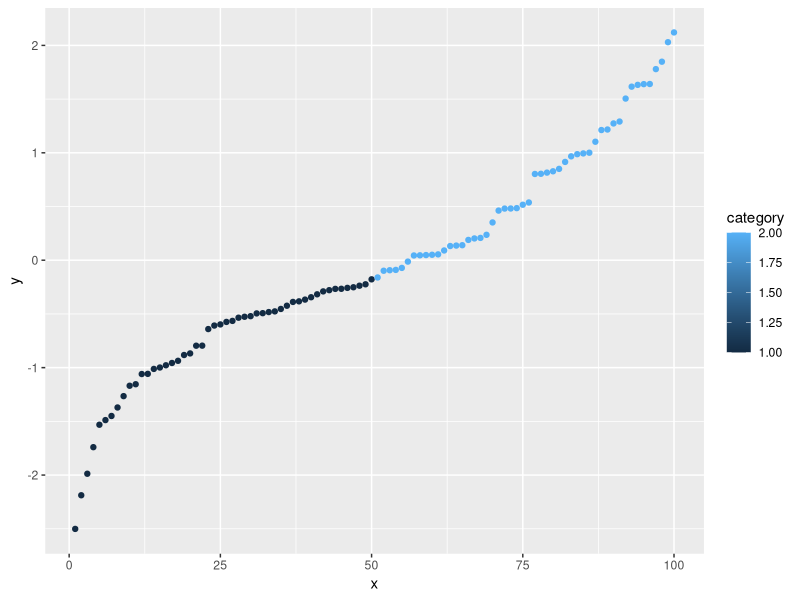
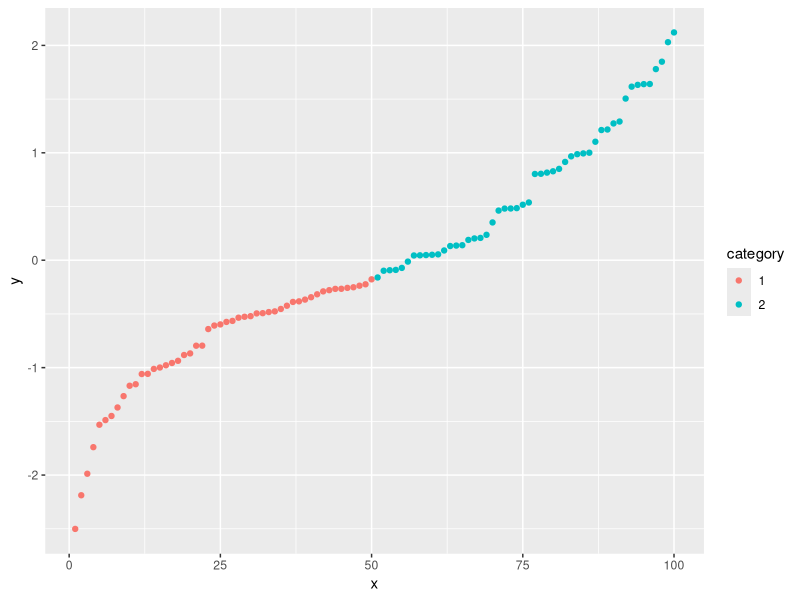
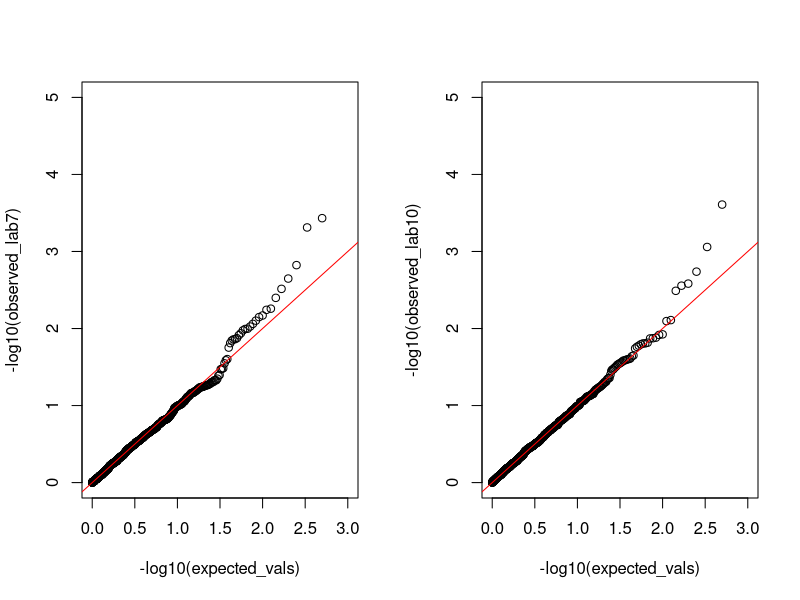
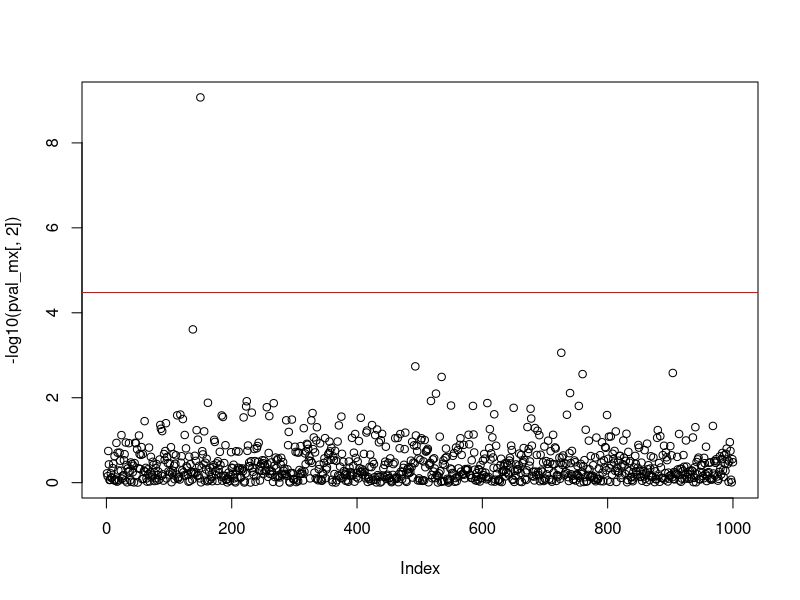
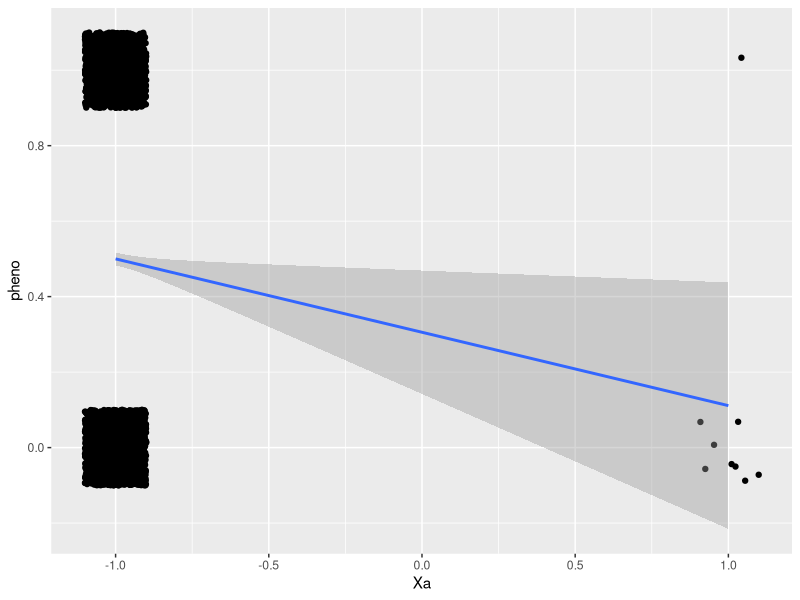
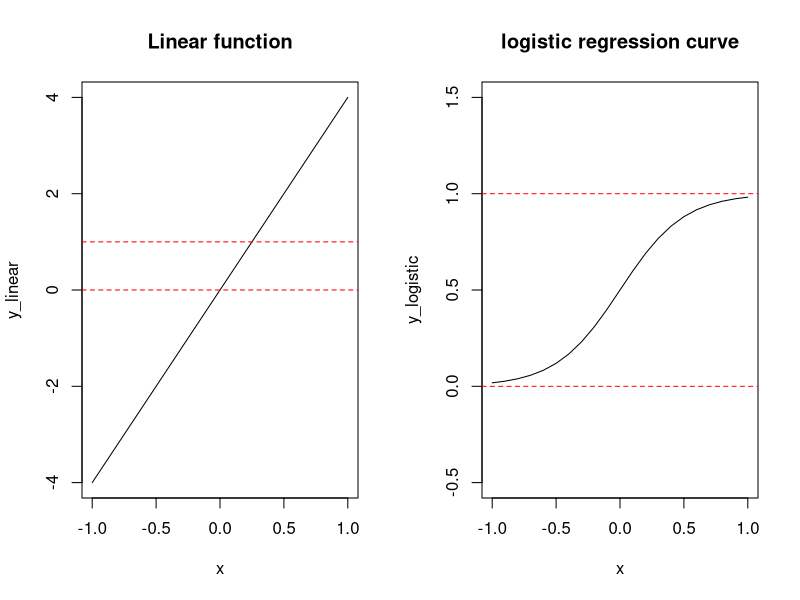

Recreate these plots in R, in order. (Note: this script raises an error after producing the figures.)
## ---- chunk 1
library(knitr)
knitr::opts_chunk$set(tidy.opts=list(width.cutoff=60),tidy=FALSE, echo = TRUE)
library(ggplot2)
library(MASS)
## ---- chunk 2
geno <- read.table("example.tsv", header = T, row.names = 1)
## ---- chunk 3
geno <- read.table("example.tsv", header = T, row.names = NULL)
head(geno)
## ---- chunk 4
geno <- read.table("example.csv", header = T, row.names = 1)
head(geno)
## ---- chunk 5
geno <- read.table("example.csv", header = T, row.names = 1, sep=",")
geno <- read.csv("example.csv", header = T, row.names = 1)
head(geno)
## ---- chunk 6
str(geno[,1])
## ---- chunk 7
x <- sample(c("AA","CC"),10000,replace = T)
object.size(x)
y <- as.factor(x)
object.size(y)
## ---- chunk 8
df <- data.frame(x=1:100,y=sort(rnorm(100)),
                 category=c(rep(1,50),rep(2,50)))

ggplot(df,aes(x,y))+geom_point(aes(color=category))

df$category <- as.factor(df$category)
ggplot(df,aes(x,y))+geom_point(aes(color=category))
## ---- chunk 9
x <- as.factor(1:10)
mean(x)
## ---- chunk 10
geno <- read.csv("example.csv", header = T, row.names = 1, stringsAsFactors = F)
head(geno)
## ---- chunk 11
# Lab 7 code calculating Fstatistic according to Lecture 12 equations

# Function to calculate the pval given a set of individuals' phenotype, and genotype encodings.
pval_calculator_lab7 <- function(pheno_input, xa_input, xd_input){
    n_samples <- length(xa_input)
    
    X_mx <- cbind(1,xa_input,xd_input)
    
    MLE_beta <- ginv(t(X_mx) %*% X_mx) %*% t(X_mx) %*% pheno_input
    y_hat <- X_mx %*% MLE_beta
  
    SSM <- sum((y_hat - mean(pheno_input))^2)
    SSE <- sum((pheno_input - y_hat)^2)
  
    df_M <- 2
    df_E <- n_samples - 3 
  
    MSM <- SSM / df_M
    MSE <- SSE / df_E
    
    Fstatistic <- MSM / MSE
  
    pval <- pf(Fstatistic, df_M, df_E,lower.tail = FALSE)
    
    return(pval)
}
## ---- chunk 12
# New function to calculate the pval given a set of individuals' phenotype, and genotype encodings, adjusting null to include covariates.
pval_calculator_lab10 <- function(pheno_input, xa_input, xd_input, z_input){
    n_samples <- length(xa_input)
    
    # Set up random variables for null (Z_mx) and with genotypes (XZ_mx)
    Z_mx <- cbind(1,z_input)                                          # H0 (w/ covariates)
    XZ_mx <- cbind(1,xa_input,xd_input,z_input)                       # w/ genotypes too
    
    # Calculate MLE betas for both null model and model with genotypes and covariates
    MLE_beta_theta0 <- ginv(t(Z_mx)  %*% Z_mx)  %*% t(Z_mx)  %*% pheno_input 
    MLE_beta_theta1 <- ginv(t(XZ_mx) %*% XZ_mx) %*% t(XZ_mx) %*% pheno_input
    
    # Get Y estimates using the betas calculated above to give each hypothesis its best chance
    y_hat_theta0 <- Z_mx  %*% MLE_beta_theta0
    y_hat_theta1 <- XZ_mx %*% MLE_beta_theta1
    
    # Get the variance between the true phenotype values and our estimates under each hypothesis
    SSE_theta0 <- sum((pheno_input - y_hat_theta0)^2)
    SSE_theta1 <- sum((pheno_input - y_hat_theta1)^2)
    
    # Set degrees of freedom
    df_M <- 2
    df_E <- n_samples - 3
    
    # Put together calculated terms to get Fstatistic
    Fstatistic <- ((SSE_theta0-SSE_theta1)/df_M) / (SSE_theta1/df_E)
    
    # Determine pval of the Fstatistic
    pval <- pf(Fstatistic, df_M, df_E,lower.tail = FALSE)
    return(pval)
}
## ---- chunk 13
set.seed(2019)

# Set the dimensions of the data (Number of individuals and polymorphic sites to obtain genotypes for)
n_individuals = 1500
n_polymorphic_sites = 1000
# simulate genotypes as Xa and Xd encodings using HW frequencies with each allele freq=0.5
xa_sim <- matrix( sample(c(1,0,-1),
                         n_individuals*n_polymorphic_sites,
                         replace=T,
                         prob=c(0.25, 0.5, 0.25)), 
                  nrow = n_individuals,
                  ncol = n_polymorphic_sites)
xd_sim <- 2*abs(xa_sim) -1
# simulate two covariates
z_sim <- cbind( sample(c(0, 1), n_individuals, replace=T, prob = c(0.5,0.5)),
                sample(c(0, 1), n_individuals, replace=T, prob = c(0.5,0.5)) )
## ---- chunk 14
# simulate phenotypes based on the following true parameters
causal_site <- 150
true_betas <- c(  0.3,  0.2, -0.1,  0.9,  0.7 )  # Bmu, Ba, Bd, Bz1, Bz2, ...
epsion_sigmasq <- 1                  # sigma_sq in \epsilon=N(0,sigma_sq)
pheno <- cbind( 1, xa_sim[,causal_site], xd_sim[,causal_site], z_sim ) %*% true_betas + rnorm(n_individuals, sd = sqrt(epsion_sigmasq))
## ---- chunk 15
# Initialize some variables and constants
pval_mx <- matrix(NA, nrow = n_polymorphic_sites, ncol=2)

# Calculate and save pvals for each phenotype-genotype pair
for (i in 1 : n_polymorphic_sites){
  pval_mx[i,1] <- pval_calculator_lab7(pheno_input = pheno,
                                       xa_input = xa_sim[,i],
                                       xd_input = xd_sim[,i])
  pval_mx[i,2] <- pval_calculator_lab10(pheno_input = pheno,
                                        xa_input = xa_sim[,i],
                                        xd_input = xd_sim[,i],
                                        z_input = z_sim)
}
## ---- chunk 16
par(mfrow=c(1,2))

# Compare QQ plots
expected_vals <- seq(1/n_polymorphic_sites, 1, by=1/n_polymorphic_sites)
observed_lab7 <- sort(pval_mx[,1])
observed_lab10<- sort(pval_mx[,2])

plot(-log10(expected_vals), -log10(observed_lab7),
     ylim=c(0,5))
abline(a=0,b=1,col='red')

plot(-log10(expected_vals), -log10(observed_lab10),
     ylim=c(0,5))
abline(a=0,b=1,col='red')
## ---- chunk 17
par(mfrow=c(1,1))
plot(-log10(pval_mx[,2]) )
abline(h=-log10(0.05/n_individuals), col='red')
## ---- chunk 18
xa <- c(runif(275,min=0,max=50), runif(45,50,100))
y <- round(xa/100)
xa <- c(rep(-1,1640),rep(0,0),rep(1,8),
        rep(-1,1640),rep(0,0),rep(1,1))
y <- c(rep(0,1648), rep(1,1641))

test_data <- data.frame("pheno" = y, "Xa" = xa)
ggplot(test_data,aes(Xa,pheno))+geom_jitter(width=0.1,height=0.1)+geom_smooth(method=lm)
## ---- chunk 19
linearModel <- lm(pheno ~ Xa, data=test_data)
cat("The PVal is", summary(linearModel)$coefficients[2,4]," for linear regression \n")

logisticModel <- glm(pheno ~ Xa, data=test_data, family="binomial")
cat("The PVal is", summary(logisticModel)$coefficients[2,4]," for logistic regression")
## ---- chunk 20
x <- seq(-1,1,by = 0.1)
y_linear <- x * 4
y_logistic <- 1 / ( 1 + exp(-y_linear))

par(mfrow = c(1,2))
plot(x, y_linear, main = "Linear function", type = "l")
abline(h = 0, col = "red", lty = 2)
abline(h = 1, col = "red", lty = 2) 
plot(x,y_logistic, main = "logistic regression curve", type ="l", ylim = c(-0.5,1.5))
abline(h = 0, col = "red", lty = 2)
abline(h = 1, col = "red", lty = 2)
## ---- chunk 21
knitr::include_graphics("newtons-method.png")
